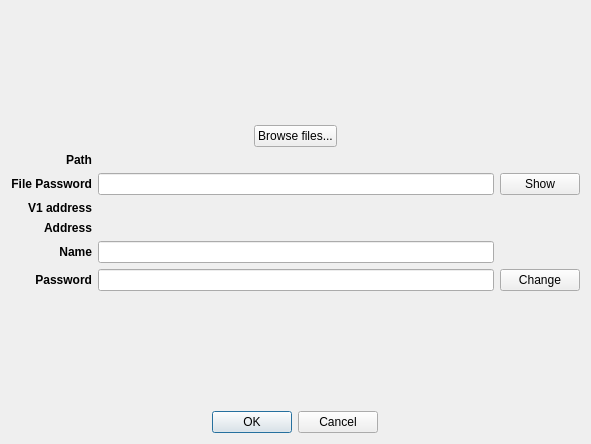
<?xml version="1.0" encoding="UTF-8"?>
<ui version="4.0">
 <class>V1FileImportDialog</class>
 <widget class="QDialog" name="V1FileImportDialog">
  <property name="geometry">
   <rect>
    <x>0</x>
    <y>0</y>
    <width>591</width>
    <height>444</height>
   </rect>
  </property>
  <property name="maximumSize">
   <size>
    <width>16777215</width>
    <height>16777215</height>
   </size>
  </property>
  <property name="windowTitle">
   <string>Import a V1 file</string>
  </property>
  <layout class="QVBoxLayout" name="verticalLayout">
   <item alignment="Qt::AlignHCenter">
    <widget class="QLabel" name="imageLabel">
     <property name="maximumSize">
      <size>
       <width>200</width>
       <height>200</height>
      </size>
     </property>
     <property name="text">
      <string/>
     </property>
     <property name="pixmap">
      <pixmap resource="../../icons/tikka.slots.pyqt.resources.icons.index.qrc">:/images/keys</pixmap>
     </property>
     <property name="scaledContents">
      <bool>true</bool>
     </property>
    </widget>
   </item>
   <item alignment="Qt::AlignHCenter">
    <widget class="QPushButton" name="browseFilesButton">
     <property name="text">
      <string>Browse files...</string>
     </property>
     <property name="autoExclusive">
      <bool>false</bool>
     </property>
    </widget>
   </item>
   <item>
    <layout class="QGridLayout" name="gridLayout">
     <item row="5" column="2">
      <widget class="QPushButton" name="changeButton">
       <property name="text">
        <string>Change</string>
       </property>
      </widget>
     </item>
     <item row="1" column="2">
      <widget class="QPushButton" name="showButton">
       <property name="text">
        <string>Show</string>
       </property>
      </widget>
     </item>
     <item row="1" column="0">
      <widget class="QLabel" name="filePasswordLabel">
       <property name="font">
        <font>
         <weight>75</weight>
         <bold>true</bold>
        </font>
       </property>
       <property name="text">
        <string>File Password</string>
       </property>
       <property name="alignment">
        <set>Qt::AlignRight|Qt::AlignTrailing|Qt::AlignVCenter</set>
       </property>
      </widget>
     </item>
     <item row="2" column="0">
      <widget class="QLabel" name="v1AddressLabel">
       <property name="font">
        <font>
         <weight>75</weight>
         <bold>true</bold>
        </font>
       </property>
       <property name="text">
        <string>V1 address</string>
       </property>
       <property name="alignment">
        <set>Qt::AlignRight|Qt::AlignTrailing|Qt::AlignVCenter</set>
       </property>
      </widget>
     </item>
     <item row="2" column="1">
      <widget class="QLabel" name="v1AddressValueLabel">
       <property name="text">
        <string/>
       </property>
      </widget>
     </item>
     <item row="1" column="1">
      <widget class="QLineEdit" name="filePasswordLineEdit">
       <property name="echoMode">
        <enum>QLineEdit::Password</enum>
       </property>
      </widget>
     </item>
     <item row="0" column="0">
      <widget class="QLabel" name="pathLabel">
       <property name="font">
        <font>
         <weight>75</weight>
         <bold>true</bold>
        </font>
       </property>
       <property name="text">
        <string>Path</string>
       </property>
       <property name="alignment">
        <set>Qt::AlignRight|Qt::AlignTrailing|Qt::AlignVCenter</set>
       </property>
      </widget>
     </item>
     <item row="0" column="1">
      <widget class="QLabel" name="pathValueLabel">
       <property name="text">
        <string/>
       </property>
      </widget>
     </item>
     <item row="5" column="0">
      <widget class="QLabel" name="passwordLabel">
       <property name="font">
        <font>
         <weight>75</weight>
         <bold>true</bold>
        </font>
       </property>
       <property name="text">
        <string>Password</string>
       </property>
       <property name="alignment">
        <set>Qt::AlignRight|Qt::AlignTrailing|Qt::AlignVCenter</set>
       </property>
      </widget>
     </item>
     <item row="5" column="1">
      <widget class="QLineEdit" name="passwordLineEdit">
       <property name="alignment">
        <set>Qt::AlignCenter</set>
       </property>
       <property name="readOnly">
        <bool>true</bool>
       </property>
      </widget>
     </item>
     <item row="3" column="0">
      <widget class="QLabel" name="addressLabel">
       <property name="font">
        <font>
         <weight>75</weight>
         <bold>true</bold>
        </font>
       </property>
       <property name="text">
        <string>Address</string>
       </property>
       <property name="alignment">
        <set>Qt::AlignRight|Qt::AlignTrailing|Qt::AlignVCenter</set>
       </property>
      </widget>
     </item>
     <item row="3" column="1">
      <widget class="QLabel" name="addressValueLabel">
       <property name="text">
        <string/>
       </property>
      </widget>
     </item>
     <item row="4" column="0">
      <widget class="QLabel" name="nameLabel">
       <property name="font">
        <font>
         <weight>75</weight>
         <bold>true</bold>
        </font>
       </property>
       <property name="text">
        <string>Name</string>
       </property>
       <property name="alignment">
        <set>Qt::AlignRight|Qt::AlignTrailing|Qt::AlignVCenter</set>
       </property>
      </widget>
     </item>
     <item row="4" column="1">
      <widget class="QLineEdit" name="nameLineEdit"/>
     </item>
    </layout>
   </item>
   <item alignment="Qt::AlignHCenter">
    <widget class="QLabel" name="errorLabel">
     <property name="styleSheet">
      <string notr="true">color: rgb(255, 0, 0)</string>
     </property>
     <property name="text">
      <string/>
     </property>
    </widget>
   </item>
   <item alignment="Qt::AlignHCenter">
    <widget class="QDialogButtonBox" name="buttonBox">
     <property name="enabled">
      <bool>true</bool>
     </property>
     <property name="orientation">
      <enum>Qt::Horizontal</enum>
     </property>
     <property name="standardButtons">
      <set>QDialogButtonBox::Cancel|QDialogButtonBox::Ok</set>
     </property>
    </widget>
   </item>
  </layout>
 </widget>
 <resources>
  <include location="../../icons/tikka.slots.pyqt.resources.icons.index.qrc"/>
 </resources>
 <connections>
  <connection>
   <sender>buttonBox</sender>
   <signal>rejected()</signal>
   <receiver>V1FileImportDialog</receiver>
   <slot>reject()</slot>
   <hints>
    <hint type="sourcelabel">
     <x>316</x>
     <y>260</y>
    </hint>
    <hint type="destinationlabel">
     <x>286</x>
     <y>274</y>
    </hint>
   </hints>
  </connection>
  <connection>
   <sender>buttonBox</sender>
   <signal>accepted()</signal>
   <receiver>V1FileImportDialog</receiver>
   <slot>accept()</slot>
   <hints>
    <hint type="sourcelabel">
     <x>248</x>
     <y>254</y>
    </hint>
    <hint type="destinationlabel">
     <x>157</x>
     <y>274</y>
    </hint>
   </hints>
  </connection>
 </connections>
</ui>
